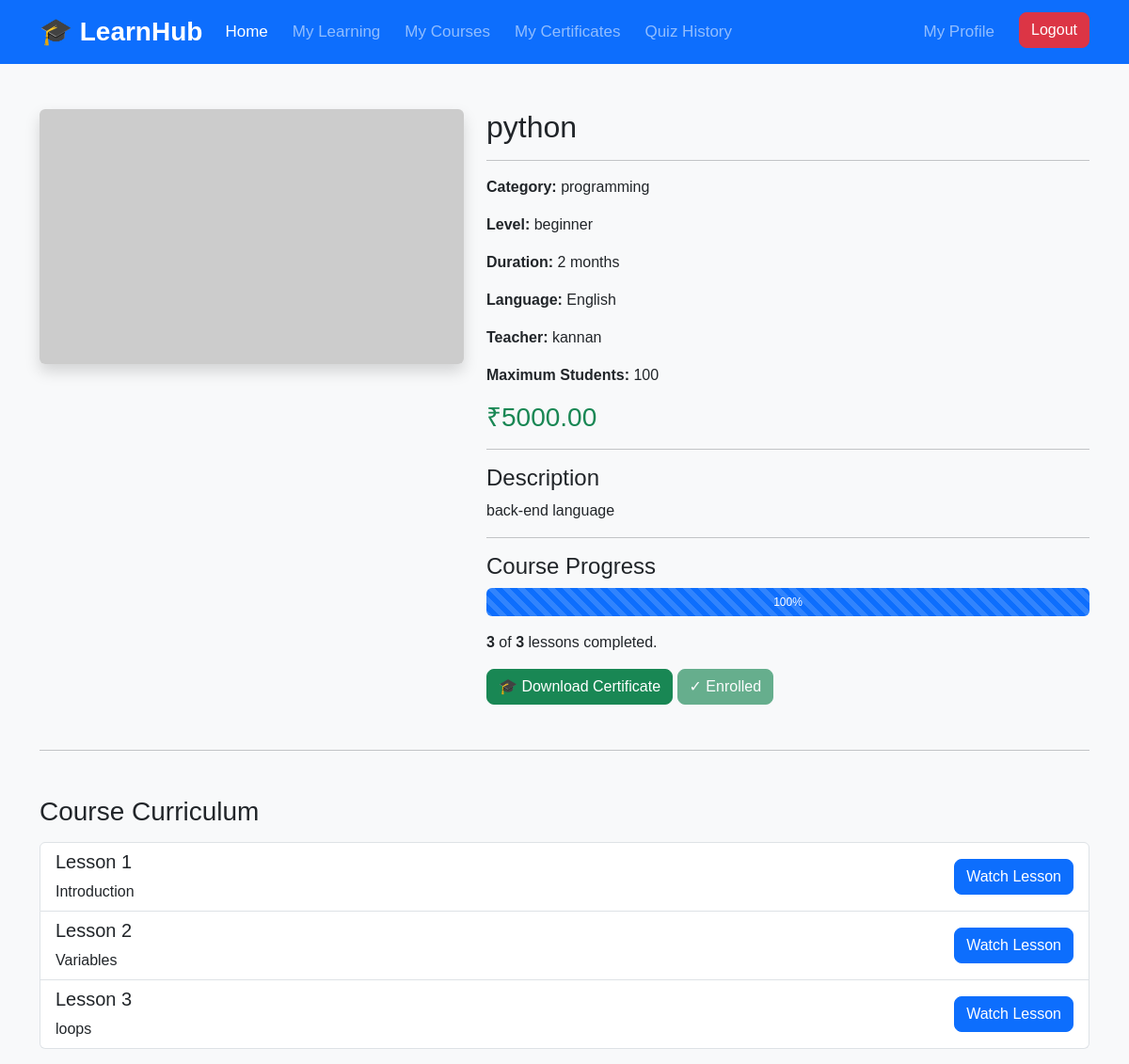
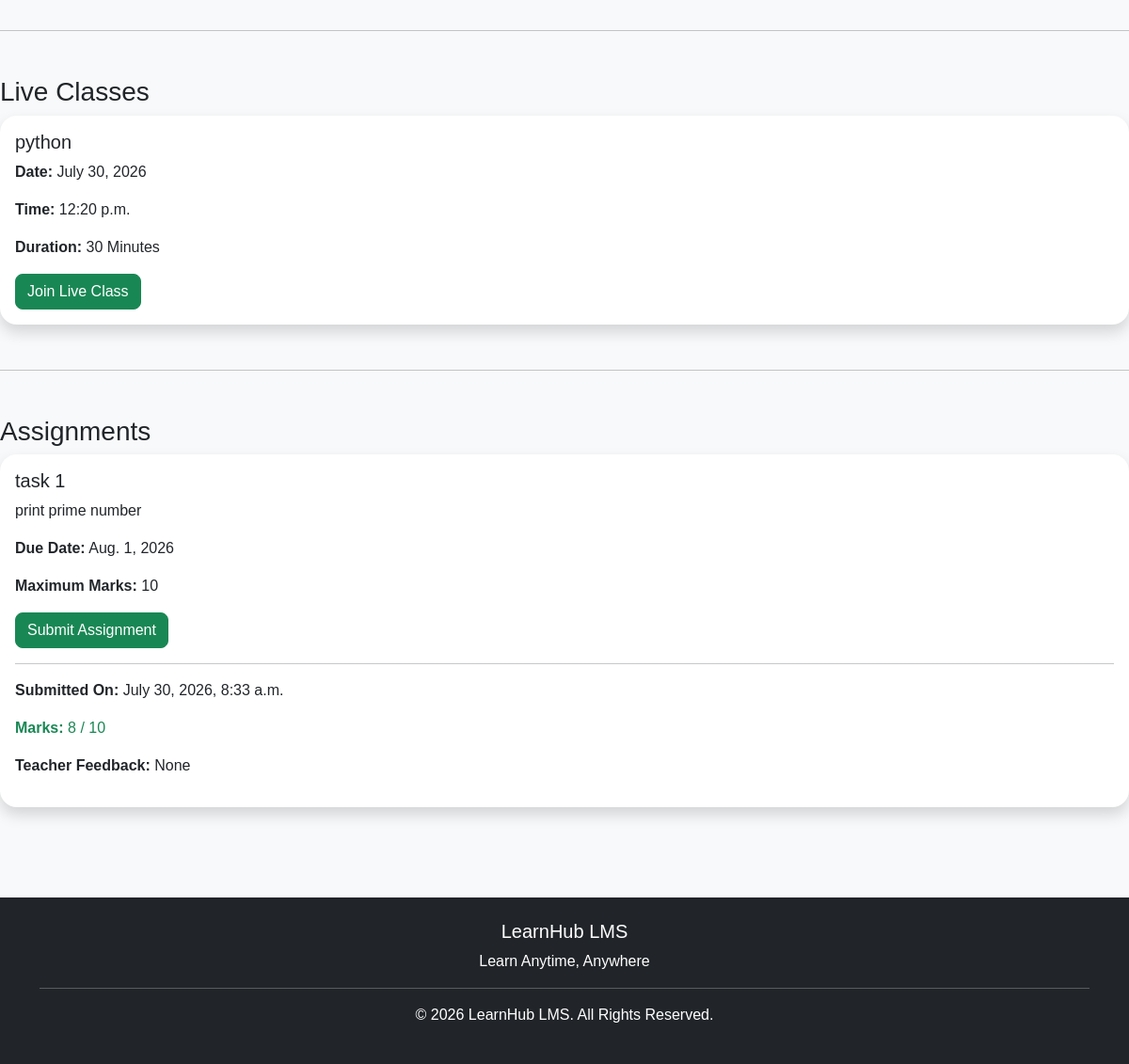
Page /course/1/ (signed in) on the committed database (2 pictures, top to bottom).
### courses/models.py (models this page shows, shortened)
class Course(models.Model):
    teacher = models.ForeignKey(
        Profile,
        on_delete=models.CASCADE,
        limit_choices_to={'role': 'teacher'}
    )
    title = models.CharField(max_length=200)
    description = models.TextField()
    category = models.CharField(
        max_length=30,
        choices=CATEGORY_CHOICES
    )
    level = models.CharField(
        max_length=20,
        choices=LEVEL_CHOICES
    )
    course_fee = models.DecimalField(
        max_digits=10,
        decimal_places=2
    )
    duration = models.CharField(
        max_length=100
    )
    course_image = models.ImageField(
        upload_to="courses/",
        blank=True,
        null=True
    )
    maximum_students = models.PositiveIntegerField(
        default=100
    )
    language = models.CharField(
        max_length=50,
        default="English"
    )
    status = models.CharField(
        max_length=20,
        choices=STATUS_CHOICES,
        default="draft"
    )
    created_at = models.DateTimeField(
        auto_now_add=True
    )
    updated_at = models.DateTimeField(
        auto_now=True
    )

class Lesson(models.Model):
    course = models.ForeignKey(
        Course,
        on_delete=models.CASCADE,
        related_name="lessons"
    )
    title = models.CharField(
        max_length=200
    )
    description = models.TextField(
        blank=True
    )
    lesson_video = models.FileField(
    upload_to="lesson_videos/",
    max_length=255,
    blank=True,
    null=True
    )
    lesson_pdf = models.FileField(
    upload_to="lesson_pdfs/",
    blank=True,
    null=True
    )
    duration = models.CharField(
    max_length=50,
    blank=True
    )
    lesson_order = models.PositiveIntegerField()
    created_at = models.DateTimeField(
        auto_now_add=True
    )
    class Meta:
        ordering = ["lesson_order"]

class LiveClass(models.Model):
    course = models.ForeignKey(
        Course,
        on_delete=models.CASCADE,
        related_name="live_classes"
    )
    title = models.CharField(
        max_length=200
    )
    meeting_link = models.URLField()
    scheduled_date = models.DateField()
    scheduled_time = models.TimeField()
    duration = models.PositiveIntegerField(
        help_text="Duration in minutes"
    )
    created_at = models.DateTimeField(
        auto_now_add=True
    )

class Assignment(models.Model):
    course = models.ForeignKey(
        Course,
        on_delete=models.CASCADE,
        related_name="assignments"
    )
    title = models.CharField(
        max_length=200
    )
    description = models.TextField()
    due_date = models.DateField()
    maximum_marks = models.PositiveIntegerField(
        default=100
    )
    attachment = models.FileField(
        upload_to="assignments/",
        blank=True,
        null=True
    )
    created_at = models.DateTimeField(
        auto_now_add=True
    )

class AssignmentSubmission(models.Model):
    assignment = models.ForeignKey(
        Assignment,
        on_delete=models.CASCADE,
        related_name="submissions"
    )
    student = models.ForeignKey(
        User,
        on_delete=models.CASCADE
    )
    submission_file = models.FileField(
        upload_to="assignment_submissions/"
    )
    comments = models.TextField(
        blank=True,
        null=True
    )
    submitted_at = models.DateTimeField(
        auto_now_add=True
    )
    marks = models.PositiveIntegerField(
        blank=True,
        null=True
    )
    feedback = models.TextField(
        blank=True,
        null=True
    )

### accounts/models.py (models this page shows, shortened)
class Profile(models.Model):
    user = models.OneToOneField(
        User,
        on_delete=models.CASCADE
    )
    role = models.CharField(
        max_length=10,
        choices=ROLE_CHOICES
    )
    phone = models.CharField(
        max_length=15,
        blank=True
    )
    gender = models.CharField(
        max_length=10,
        choices=GENDER_CHOICES,
        blank=True
    )
    date_of_birth = models.DateField(
        null=True,
        blank=True
    )
    address = models.TextField(
        blank=True
    )
    city = models.CharField(
        max_length=100,
        blank=True
    )
    state = models.CharField(
        max_length=100,
        blank=True
    )
    country = models.CharField(
        max_length=100,
        default="India"
    )
    profile_image = models.ImageField(
        upload_to="profiles/",
        blank=True,
        null=True
    )
    bio = models.TextField(
        blank=True
    )
    created_at = models.DateTimeField(
        auto_now_add=True
    )
    updated_at = models.DateTimeField(
        auto_now=True
    )
    is_teacher_approved = models.BooleanField(default=False)

### courses/views.py (the view, shortened to what this page needs)
@login_required
def course_detail(request, course_id):
    course = Course.objects.get(id=course_id)
    lessons = Lesson.objects.filter(course=course)
    profile = Profile.objects.get(user=request.user)
    enrolled = False
    if profile.role == "student":
        enrolled = Enrollment.objects.filter(
            student=profile,
            course=course
        ).exists()
    progress_percentage = 0
    completed_lessons = 0
    total_lessons = lessons.count()
    if profile.role == "student":
        completed_lessons = LessonProgress.objects.filter(
            student=request.user,
            lesson__course=course,
            completed=True
        ).count()
        if total_lessons > 0:
            progress_percentage = int(
                (completed_lessons / total_lessons) * 100
            )
    live_classes = LiveClass.objects.filter(
        course=course
    ).order_by(
        "scheduled_date",
        "scheduled_time"
    )
    assignments = Assignment.objects.filter(
    course=course
    ).order_by(
    "-created_at"
    )
    student_submissions = {}
    if profile.role == "student":
        submissions = AssignmentSubmission.objects.filter(
            student=request.user,
            assignment__course=course
        )
        for submission in submissions:
            student_submissions[
                submission.assignment.id
            ] = submission
    return render(
        request,
        "courses/course_detail.html",
        {
            "course": course,
            "lessons": lessons,
            "completed_lessons": completed_lessons,
            "total_lessons": total_lessons,
            "progress_percentage": progress_percentage,
            "live_classes": live_classes,
            "assignments": assignments,
            "student_submissions": student_submissions,
            "enrolled": enrolled,
            "profile": profile,
        }
    )

### templates/courses/course_detail.html (shortened to what this page needs)
{% extends 'base.html' %}
{% load course_extras %}
{% block content %}
<div class="container mt-5">
    <div class="row">
        <div class="col-md-5">
            {% if course.course_image %}
            <img
                src="{{ course.course_image.url }}"
                class="img-fluid rounded shadow">
            {% else %}
            <img
                src="https://via.placeholder.com/500x300?text=Course+Image"
                class="img-fluid rounded shadow">
            {% endif %}
        </div>
        <div class="col-md-7">
            <h2>{{ course.title }}</h2>
            <hr>
            <p>
                <strong>Category:</strong>
                {{ course.category }}
            </p>
            <p>
                <strong>Level:</strong>
                {{ course.level }}
            </p>
            <p>
                <strong>Duration:</strong>
                {{ course.duration }}
            </p>
            <p>
                <strong>Language:</strong>
                {{ course.language }}
            </p>
            <p>
                <strong>Teacher:</strong>
                {{ course.teacher.user.username }}
            </p>
            <p>
                <strong>Maximum Students:</strong>
                {{ course.maximum_students }}
            </p>
            <h3 class="text-success">
                ₹{{ course.course_fee }}
            </h3>
            <hr>
            <h4>Description</h4>
            <p>
                {{ course.description }}
            </p>
            {% if request.user.profile.role == "student" %}
<hr>
<h4>Course Progress</h4>
<div class="progress mb-3" style="height:30px;">
    <div
        class="progress-bar progress-bar-striped progress-bar-animated"
        role="progressbar"
        style="width: {{ progress_percentage }}%;">
        {{ progress_percentage }}%
    </div>
</div>
<p>
    <strong>{{ completed_lessons }}</strong> of
    <strong>{{ total_lessons }}</strong> lessons completed.
</p>
{% if progress_percentage == 100 %}
<a
    href="{% url 'download_certificate' course.id %}"
    class="btn btn-success">
    🎓 Download Certificate
</a>
{% endif %}
{% endif %}
            {% if request.user.profile.role == "student" %}
    {% if enrolled %}
        <button class="btn btn-success" disabled>
            ✓ Enrolled
        </button>
    {% else %}
        <a href="{% url 'course_payment' course.id %}"
           class="btn btn-primary">
            Buy Now
        </a>
    {% endif %}
{% endif %}
        </div>
    </div>
    <hr class="my-5">
    <h3>
        Course Curriculum
    </h3>
    <div class="list-group mt-3">
        {% for lesson in lessons %}
        <div class="list-group-item d-flex justify-content-between align-items-center">
            <div>
                <h5>
                    Lesson {{ lesson.lesson_order }}
                </h5>
                <p class="mb-0">
                    {{ lesson.title }}
                </p>
            </div>
            {% if request.user == course.teacher.user %}
<a
    href="{% url 'lesson_detail' lesson.id %}"
    class="btn btn-primary">
    Watch Lesson
</a>
{% elif request.user.profile.role == "student" %}
    {% if enrolled %}
    <a
        href="{% url 'lesson_detail' lesson.id %}"
        class="btn btn-primary">
        Watch Lesson
    </a>
    {% else %}
    <button
        class="btn btn-secondary"
        disabled>
        Purchase Course
    </button>
    {% endif %}
{% endif %}
        </div>
        {% empty %}
        <div class="list-group-item text-muted">
            No lessons added yet.
        </div>
        {% endfor %}
    </div>
    </div>
<hr class="my-5">
<h3>Live Classes</h3>
{% if live_classes %}
    {% for live in live_classes %}
    <div class="card shadow mb-3">
        <div class="card-body">
            <h5>{{ live.title }}</h5>
            <p><strong>Date:</strong> {{ live.scheduled_date }}</p>
            <p><strong>Time:</strong> {{ live.scheduled_time }}</p>
            <p><strong>Duration:</strong> {{ live.duration }} Minutes</p>
            {% if request.user == course.teacher.user %}
<a
    href="{% url 'join_live_class' live.id %}"
    target="_blank"
    class="btn btn-success">
    Join Live Class
</a>
{% elif request.user.profile.role == "student" %}
    {% if enrolled %}
    <a
        href="{% url 'join_live_class' live.id %}"
        target="_blank"
        class="btn btn-success">
        Join Live Class
    </a>
    {% else %}
    <button
        class="btn btn-secondary"
        disabled>
        Purchase Course
    </button>
    {% endif %}
{% endif %}
        </div>
    </div>
    {% endfor %}
{% else %}
<div class="alert alert-info">
    No Live Classes Scheduled.
</div>
{% endif %}
<hr class="my-5">
<h3>Assignments</h3>
{% if assignments %}
    {% for assignment in assignments %}
    <div class="card shadow mb-3">
        <div class="card-body">
            <h5>{{ assignment.title }}</h5>
            <p>{{ assignment.description }}</p>
            <p>
                <strong>Due Date:</strong>
                {{ assignment.due_date }}
            </p>
            <p>
                <strong>Maximum Marks:</strong>
                {{ assignment.maximum_marks }}
            </p>
            {% if request.user.profile.role == "student" %}
            {% if request.user.profile.role == "student" %}
    {% if enrolled %}
    <a
        href="{% url 'submit_assignment' assignment.id %}"
        class="btn btn-success">
        Submit Assignment
    </a>
    {% else %}
    <button
        class="btn btn-secondary"
        disabled>
        Purchase Course
    </button>
    {% endif %}
{% endif %}
{% endif %}
{% if request.user.profile.role == "student" %}
    {% with submission=student_submissions|get_item:assignment.id %}
        {% if submission %}
            <hr>
            <p>
                <strong>Submitted On:</strong>
                {{ submission.submitted_at }}
            </p>
            {% if submission.marks %}
                <p class="text-success">
                    <strong>Marks:</strong>
                    {{ submission.marks }} / {{ assignment.maximum_marks }}
                </p>
            {% else %}
                <p class="text-warning">
                    <strong>Marks:</strong>
                    Not Yet Graded
                </p>
            {% endif %}
            {% if submission.feedback %}
                <p>
                    <strong>Teacher Feedback:</strong>
                    {{ submission.feedback }}
                </p>
            {% endif %}
        {% endif %}
    {% endwith %}
{% endif %}
        </div>
    </div>
    {% endfor %}
{% else %}
<div class="alert alert-info">
    No assignments available.
</div>
{% endif %}
{% endblock %}

### templates/base.html (shortened to what this page needs)
<!DOCTYPE html>
<html lang="en">
<head>
    {% load static %}
    <link href="https://cdn.jsdelivr.net/npm/bootstrap@5.3.3/dist/css/bootstrap.min.css"
          rel="stylesheet">
    <link rel="stylesheet"
          href="{% static 'css/style.css' %}">
</head>
<body class="d-flex flex-column min-vh-100">
    {% include 'navbar.html' %}
    <main class="flex-grow-1">
        {% block content %}
        {% endblock %}
    </main>
    {% include 'footer.html' %}
</body>
</html>

### templates/navbar.html (shortened to what this page needs)
<nav class="navbar navbar-expand-lg navbar-dark bg-primary">
    <div class="container">
        <a class="navbar-brand fw-bold" href="/">
            🎓 LearnHub
        </a>
        <div class="collapse navbar-collapse" id="navbarMenu">
            <ul class="navbar-nav me-auto">
                {% if request.user.is_authenticated and request.user.profile.role == "student" %}
                    <li class="nav-item">
                        <a class="nav-link active" href="{% url 'student_dashboard' %}">Home</a>
                    </li>
                    <li class="nav-item">
                        <a class="nav-link" href="{% url 'my_learning' %}">
                            My Learning
                        </a>
                    </li>
                    <li class="nav-item">
                        <a class="nav-link" href="{% url 'my_enrolled_courses' %}">
                            My Courses
                        </a>
                    </li>
                    <li class="nav-item">
                        <a class="nav-link" href="{% url 'certificate_center' %}">
                            My Certificates
                        </a>
                    </li>
                    <li class="nav-item">
                        <a class="nav-link" href="{% url 'quiz_history' %}">
                            Quiz History
                        </a>
                    </li>
                {% endif %}
            </ul>
            <ul class="navbar-nav">
                {% if request.user.is_authenticated %}
                    <li class="nav-item">
                        <a class="nav-link" href="{% url 'profile' %}">
                            My Profile
                        </a>
                    </li>
                    <li class="nav-item">
                        <a class="btn btn-danger ms-lg-2" href="{% url 'logout' %}">
                            Logout
                        </a>
                    </li>
                {% endif %}
            </ul>
        </div>
    </div>
</nav>

### templates/footer.html
<footer class="bg-dark text-white text-center p-4">
    <div class="container">
        <h5>LearnHub LMS</h5>
        <p>
            Learn Anytime, Anywhere
        </p>
        <hr>
        <p>
            © 2026 LearnHub LMS. All Rights Reserved.
        </p>
    </div>
</footer>

### rows in the picture
Course: title "python", category "programming", level "beginner", duration "2 months", language "English", teacher.user.username "kannan", maximum_students "100", course_fee "5000.00", description "back-end language"
Lesson: lesson_order "1", title "Introduction"
Lesson: lesson_order "2", title "Variables"
Lesson: lesson_order "3", title "loops"
LiveClass: title "python", scheduled_date "July 30, 2026", scheduled_time "12:20 p.m.", duration "30"
Assignment: title "task 1", description "print prime number", due_date "Aug. 1, 2026", maximum_marks "10"
AssignmentSubmission: submitted_at "July 30, 2026, 8:33 a.m.", marks "8", feedback "None"

### other values in the picture
{{ progress_percentage }} "100"
{{ completed_lessons }} "3"
{{ total_lessons }} "3"
